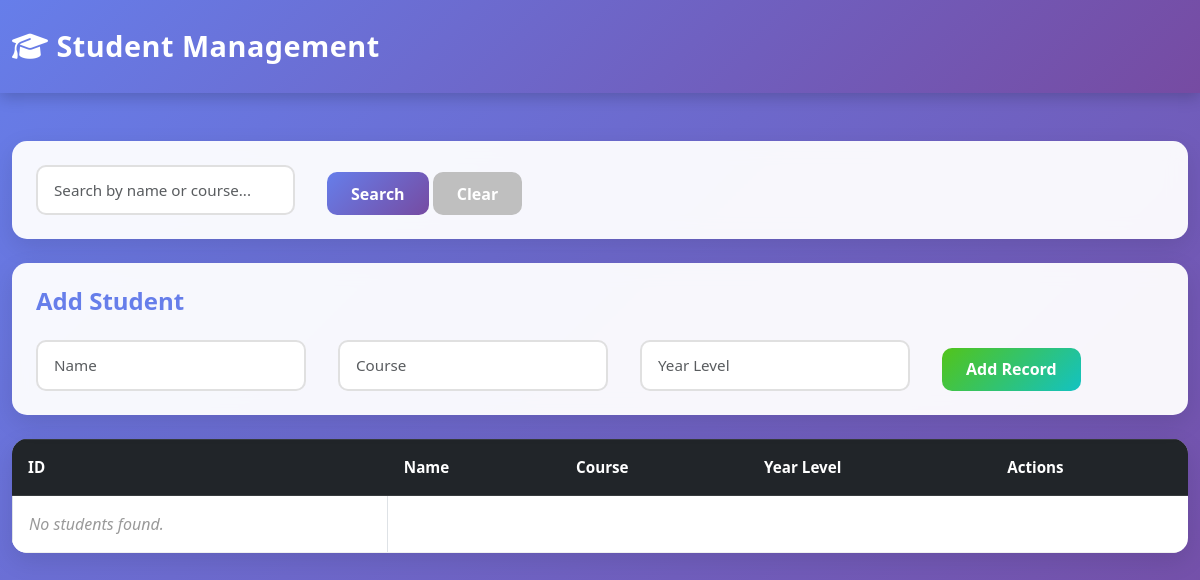
Before: / with the older database file.
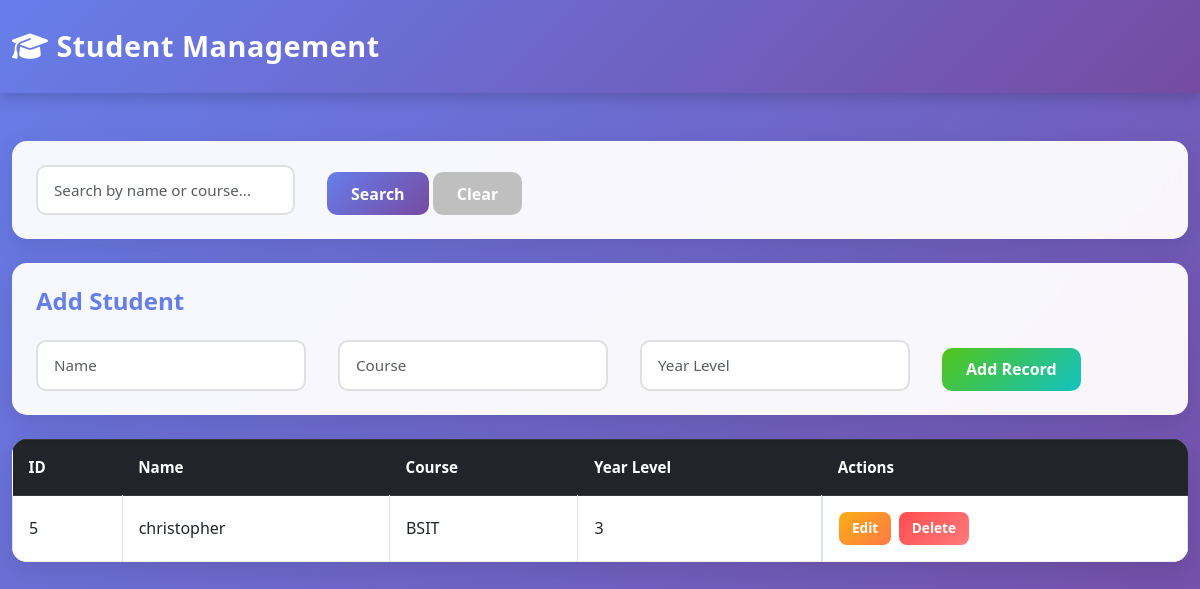
After: the same page with the newer database file.
### tables this page shows
CREATE TABLE students (
    id INTEGER PRIMARY KEY AUTOINCREMENT,
    name TEXT NOT NULL,
    course TEXT NOT NULL,
    year_level INTEGER NOT NULL,
    created_at DATETIME DEFAULT CURRENT_TIMESTAMP,
    updated_at DATETIME DEFAULT CURRENT_TIMESTAMP
);

### index.php (the view, shortened to what this page needs)
<?php
$db_file = __DIR__ . '/students.db';
$pdo = new PDO('sqlite:' . $db_file);
$pdo->setAttribute(PDO::ATTR_ERRMODE, PDO::ERRMODE_EXCEPTION);
$pdo->exec("CREATE TABLE IF NOT EXISTS students (
    id INTEGER PRIMARY KEY AUTOINCREMENT,
    name TEXT NOT NULL,
    course TEXT NOT NULL,
    year_level INTEGER NOT NULL,
    created_at DATETIME DEFAULT CURRENT_TIMESTAMP,
    updated_at DATETIME DEFAULT CURRENT_TIMESTAMP
)");
$action = $_GET['action'] ?? 'list';
$search = $_GET['search'] ?? '';
if ($action === 'list') {
    if ($search) {
        $stmt = $pdo->prepare("SELECT * FROM students WHERE name LIKE ? OR course LIKE ? ORDER BY id DESC");
        $stmt->execute(["%$search%", "%$search%"]);
    } else {
        $stmt = $pdo->query("SELECT * FROM students ORDER BY id DESC");
    }
    $students = $stmt->fetchAll(PDO::FETCH_ASSOC);
}
?>
<!DOCTYPE html>
<html lang="en">
<head>
    <link rel="stylesheet" href="https://cdn.jsdelivr.net/npm/bootstrap@5.3.0/dist/css/bootstrap.min.css">
    <link rel="stylesheet" href="https://cdnjs.cloudflare.com/ajax/libs/font-awesome/6.4.0/css/all.min.css">
</head>
<body>
    <nav class="navbar navbar-dark">
        <div class="container-fluid">
            <span class="navbar-brand mb-0 h1"><i class="fas fa-graduation-cap"></i> Student Management</span>
        </div>
    </nav>
    <div class="container mt-5">
        <?php if ($action === 'list'): ?>
            <div class="card p-4 mb-4">
                <form method="GET" class="row g-3">
                    <div class="col-auto">
                        <input type="text" name="search" class="form-control" placeholder="Search by name or course..." value="<?php echo htmlspecialchars($search); ?>">
                    </div>
                    <div class="col-auto">
                        <button type="submit" class="btn btn-primary">Search</button>
                        <a href="index.php" class="btn btn-secondary">Clear</a>
                    </div>
                </form>
            </div>
            <div class="card p-4 mb-4">
                <h4>Add Student</h4>
                <form method="POST" class="row g-3">
                    <div class="col-md-3">
                        <input type="text" name="name" class="form-control" placeholder="Name" required>
                    </div>
                    <div class="col-md-3">
                        <input type="text" name="course" class="form-control" placeholder="Course" required>
                    </div>
                    <div class="col-md-3">
                        <input type="number" name="year_level" class="form-control" placeholder="Year Level" required>
                    </div>
                    <div class="col-auto">
                        <button type="submit" class="btn btn-success">Add Record</button>
                    </div>
                </form>
            </div>
            <table class="table table-bordered">
                <thead class="table-dark">
                    <tr>
                        <th>ID</th>
                        <th>Name</th>
                        <th>Course</th>
                        <th>Year Level</th>
                        <th>Actions</th>
                    </tr>
                </thead>
                <tbody>
                    <?php if (!empty($students)): ?>
                        <?php foreach ($students as $student): ?>
                        <tr>
                            <td><?php echo $student['id']; ?></td>
                            <td><?php echo htmlspecialchars($student['name']); ?></td>
                            <td><?php echo htmlspecialchars($student['course']); ?></td>
                            <td><?php echo $student['year_level']; ?></td>
                            <td>
                                <a href="index.php?action=edit&id=<?php echo $student['id']; ?>" class="btn btn-warning btn-sm">Edit</a>
                                <form method="POST" style="display:inline;">
                                    <button type="submit" class="btn btn-danger btn-sm" onclick="return confirm('Are you sure?')">Delete</button>
                                </form>
                            </td>
                        </tr>
                        <?php endforeach; ?>
                    <?php else: ?>
                        <tr><td colspan="5" class="text-center text-muted">No students found.</td></tr>
                    <?php endif; ?>
                </tbody>
            </table>
        <?php endif; ?>
    </div>
</body>
</html>

### index.php (style rules this page uses)
* { margin: 0; padding: 0; box-sizing: border-box; }
body { background: linear-gradient(135deg, #667eea 0%, #764ba2 100%); min-height: 100vh; font-family: 'Segoe UI', Tahoma, Geneva, Verdana, sans-serif; }
.navbar { background: linear-gradient(135deg, #667eea 0%, #764ba2 100%); box-shadow: 0 4px 15px rgba(0, 0, 0, 0.2); padding: 1.5rem 0; }
.navbar-brand { font-size: 1.8rem; font-weight: 700; letter-spacing: 0.5px; }
.container { max-width: 1200px; }
.card { border: none; border-radius: 15px; box-shadow: 0 8px 25px rgba(0, 0, 0, 0.1); backdrop-filter: blur(10px); background: rgba(255, 255, 255, 0.95); transition: transform 0.3s ease, box-shadow 0.3s ease; }
.card h4 { color: #667eea; font-weight: 600; margin-bottom: 1.5rem; }
.form-control { border: 2px solid #e0e0e0; border-radius: 10px; padding: 0.75rem 1rem; font-size: 0.95rem; transition: all 0.3s ease; }
.btn-primary { background: linear-gradient(135deg, #667eea 0%, #764ba2 100%); border: none; border-radius: 10px; padding: 0.6rem 1.5rem; font-weight: 600; transition: all 0.3s ease; }
.btn-success { background: linear-gradient(135deg, #52c41a 0%, #13c2c2 100%); border: none; border-radius: 10px; padding: 0.6rem 1.5rem; font-weight: 600; transition: all 0.3s ease; }
.btn-warning { background: linear-gradient(135deg, #faad14 0%, #ff7a45 100%); border: none; border-radius: 8px; padding: 0.5rem 1rem; font-weight: 600; color: white; transition: all 0.3s ease; }
.btn-danger { background: linear-gradient(135deg, #ff4d4f 0%, #ff7a7a 100%); border: none; border-radius: 8px; padding: 0.5rem 1rem; font-weight: 600; transition: all 0.3s ease; }
.btn-secondary { background: #bfbfbf; border: none; border-radius: 10px; padding: 0.6rem 1.5rem; font-weight: 600; transition: all 0.3s ease; color: white; }
.table { background: white; border-radius: 15px; overflow: hidden; box-shadow: 0 8px 25px rgba(0, 0, 0, 0.1); }
.table thead { background: linear-gradient(135deg, #667eea 0%, #764ba2 100%); color: white; }
.table thead th { border: none; padding: 1rem; font-weight: 600; font-size: 0.95rem; }
.table tbody tr { border-bottom: 1px solid #f0f0f0; transition: all 0.3s ease; }
.table tbody td { padding: 1rem; vertical-align: middle; }
.table tbody td:last-child { display: flex; gap: 0.5rem; flex-wrap: wrap; }
form.row { display: flex; gap: 1rem; align-items: flex-end; flex-wrap: wrap; }
.btn-sm { padding: 0.4rem 0.8rem; font-size: 0.85rem; }
.text-muted { color: #999 !important; font-style: italic; }

Changed rows visible on the page:
added students: id "5", name "christopher", course "BSIT", year_level "3"
Other visible differences:
text no longer shown: "No students found."
